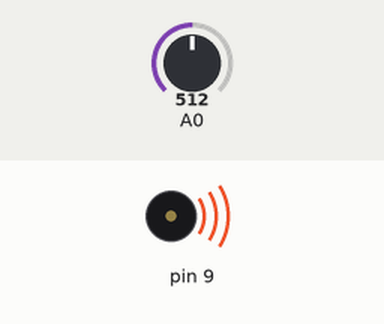
Recording of a sketch running on a simulated Arduino Uno, built with avr-gcc and run on an emulated ATmega328P. Shown: buzzer (waves = sounding). Inputs (shaded band) come from the test bench; at power-on: A0 = 512. What the sketch prints to the serial monitor is not drawn.

Above: at 0.2 s.
Timing chart, 0 to 18.6 s (numbered marks = the images above):
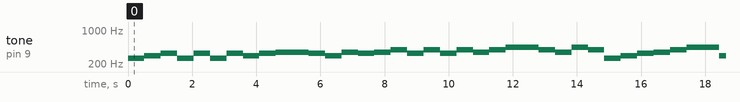

The sketch:

PiezoMusic_adjustable_resistance_.ino
```cpp
int a;

enum piano{
  DO = 262,
  RE = 294,
  MI = 330,
  FA = 349,
  SOL = 392,
  RA = 440,
  SI = 494,
  DO2 = 523
};

int melody[] = {
  DO, RE, MI, DO, MI, DO, MI,
  RE, MI, FA, FA, MI, RE, FA,
  MI, FA, SOL, MI, SOL, MI, SOL,
  FA, SOL, RA, RA, SOL, FA, RA,
  SOL, DO, RE, MI, FA, SOL, RA,
  RA, RE, MI, FA, SOL, RA, SI,
  SI, MI, FA, SOL, RA, SI, DO2,
  DO2, SI, RA, FA, SI, SOL, DO2
};
void setup() {
  // put your setup code here, to run once:
  pinMode(9,OUTPUT);
  Serial.begin(9600);
}

void loop() {
  // put your main code here, to run repeatedly:

  for( int i =0; i<sizeof(melody)/sizeof(int);i++){
      a=analogRead(A0);
      Serial.println(a);
      tone(9,melody[i],a);
      delay(a);
  }


}
```

Measured:
- by itself, tone on pin 9: plays 262 Hz for 0.51 s, 294 Hz for 0.51 s, 330 Hz for 0.51 s, 262 Hz for 0.51 s, 330 Hz for 0.51 s, 262 Hz for 0.51 s … (232 notes in this stretch)
